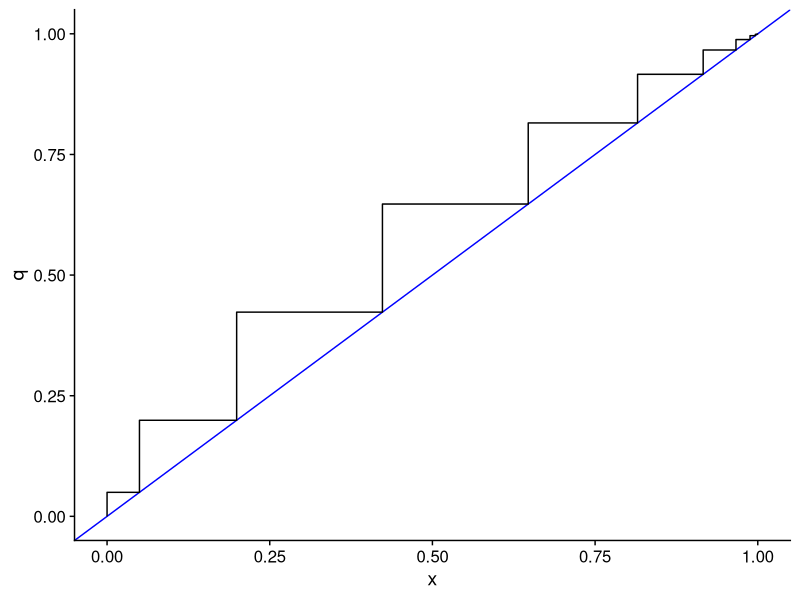
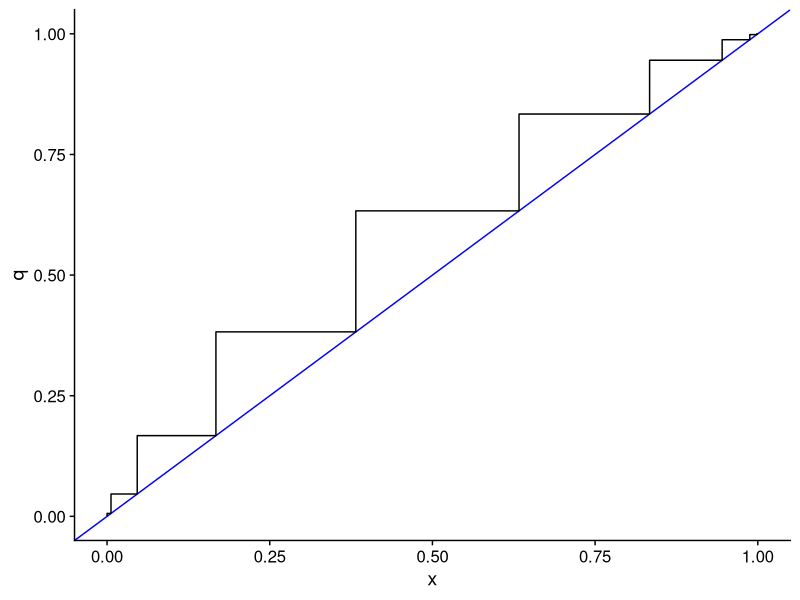
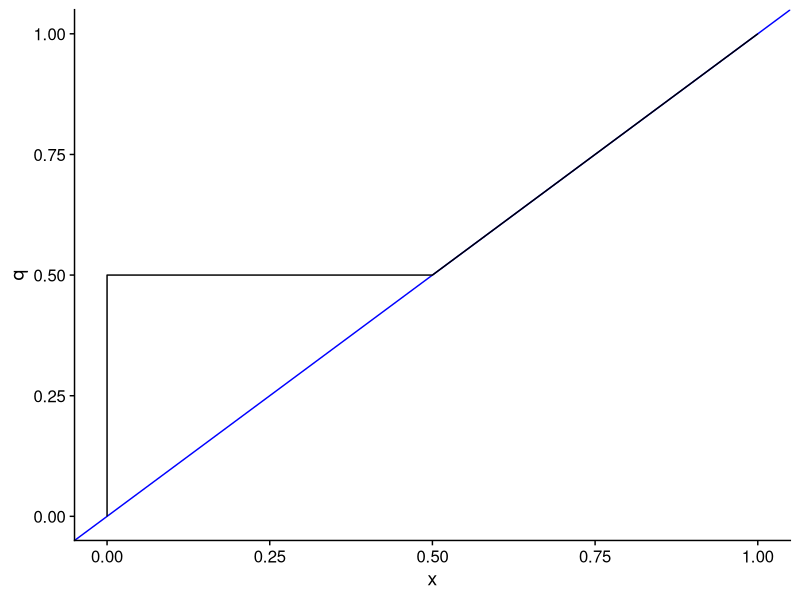
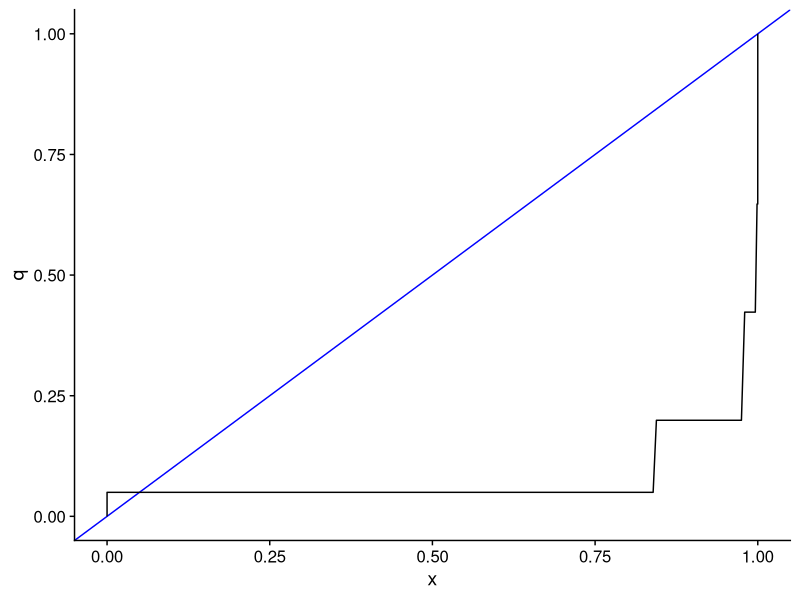
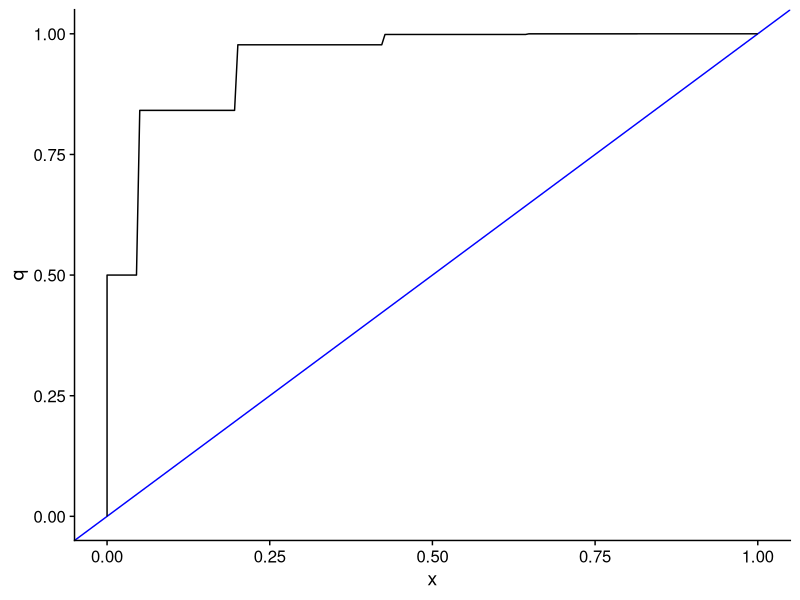
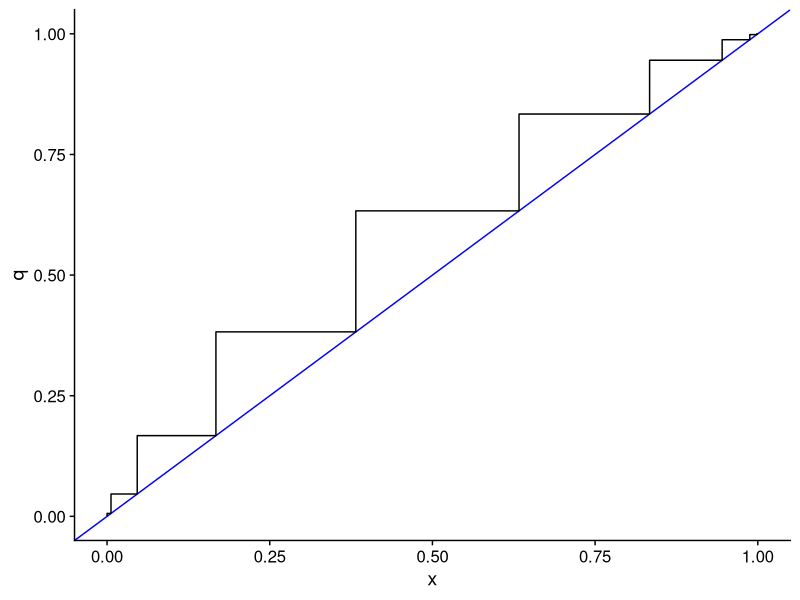
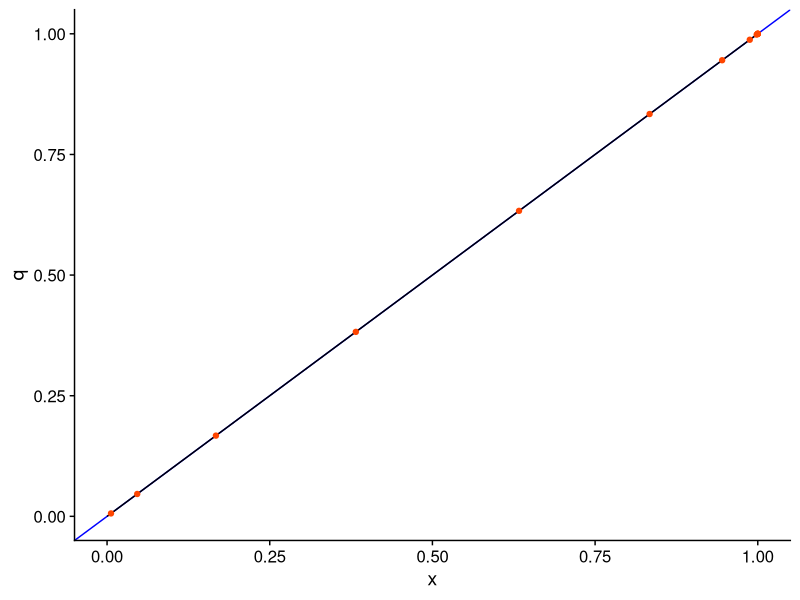
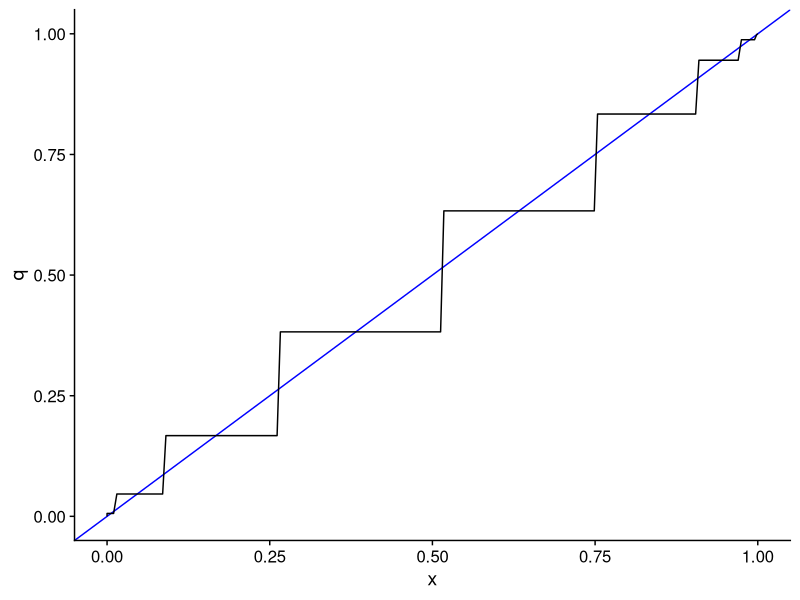

Recreate these plots in R, in order.
## ---- chunk 1
library(tidyverse)
library(cowplot)
theme_set(cowplot::theme_cowplot())
## ---- chunk 2
plot_q <- function(pfunc, qfunc, ensure_vals, ..., p_args = list(), q_args = list()) {
  pfunc_wrap <- function(x) {
    do.call(pfunc, c(list(x), list(...), p_args))
  }
  qfunc_wrap <- function(p) {
    do.call(qfunc, c(list(p), list(...), q_args))
  }
  
  x_base <- pfunc_wrap(ensure_vals)
  df <- data.frame(x = c(seq(0,1, length.out = 200), x_base - 1e-5, x_base, x_base + 1e-5)) %>%
    filter(x >= 0, x <= 1) %>%
    mutate(q = pfunc_wrap(qfunc_wrap(x))) 
  
  df <- rbind(data.frame(x = 0, q = 0),
              df,
              data.frame(x = 1, q = 1))
  
  df %>%
    ggplot(aes(x,q)) +
      geom_abline(intercept = 0, slope = 1, color = "blue") +
      geom_line()
}

plot_q(ppois, qpois, ensure_vals = 0:15,  lambda = 3)

plot_q(pfunc = pbinom, qfunc = qbinom, ensure_vals = 0:10,  size = 10, prob = 0.4)

## ---- chunk 3
# z ~ rnorm(), y = if_else(z <= 0, 0, z)
prelunormal <- function(q) {
  case_when(q < 0 ~ 0,
            q == 0 ~ 0.5,
            q > 0 ~ pnorm(q))
}

qrelunormal <- function(x) {
  case_when(x <= 0.5 ~ 0,
            x > 0.5 ~ qnorm(x))
}

plot_q(pfunc = prelunormal, qfunc = qrelunormal, ensure_vals = 0:10)
## ---- chunk 4
plot_q(pfunc = ppois, qfunc = qrelunormal, ensure_vals = 0:30, p_args = list(lambda = 3))
plot_q(pfunc =prelunormal, qfunc = qpois, ensure_vals = -5:5, q_args = list(lambda = 3))
## ---- chunk 5
plot_q_D <- function(test_dist, true_dist, ensure_vals, ..., test_args = list(), true_args = list()) {
  dist_test_q <- function(x) { 
    qfunc <- get(paste0("q", test_dist))
    do.call(qfunc, c(list(x), list(...), test_args))
  }
  dist_true_q <- function(x) { 
    qfunc <- get(paste0("q", true_dist))
    do.call(qfunc, c(list(x), list(...), true_args))
  }
  
  dist_test_d <- function(x) { 
    dfunc <- get(paste0("d", test_dist))
    do.call(dfunc, c(list(x), list(...), test_args))
  }
  dist_true_d <- function(x) { 
    dfunc <- get(paste0("d", true_dist))
    do.call(dfunc, c(list(x), list(...), true_args))
  }
  
  dist_test_p <- function(x) { 
    pfunc <- get(paste0("p", test_dist))
    do.call(pfunc, c(list(x), list(...), test_args))
  }
  dist_true_p <- function(x) { 
    pfunc <- get(paste0("p", true_dist))
    do.call(pfunc, c(list(x), list(...), true_args))
  }
    
    
  x_base <- unique(dist_test_p(ensure_vals), dist_true_p(ensure_vals))
  df <- data.frame(x = c(seq(0,1, length.out = 200), x_base - 1e-5, x_base, x_base + 1e-5)) %>%
    filter(x >= 0, x <= 1) %>%
    mutate(s = dist_test_q(x),
           #q = dist_true_p(s) - dist_true_d(s) + if_else(dist_test_d(s) > 0, (dist_true_d(s)/dist_test_d(s)) * (x - dist_test_p(s)) , 0) ) %>%
           q = dist_true_p(s) + if_else(dist_test_d(s) > 0, (dist_true_d(s)/dist_test_d(s)) * (x - dist_test_p(s)) , 0) ) %>%
    select(-s)
  
  df <- rbind(data.frame(x = 0, q = 0),
              df,
              data.frame(x = 1, q = 1))
  
  df_points <- df %>% filter(x %in% x_base)
  
  df %>%
    ggplot(aes(x,q)) +
      geom_abline(intercept = 0, slope = 1, color = "blue") +
      geom_line() +
      geom_point(data = df_points, color = "orangered")
}
## ---- chunk 6
plot_q(pbinom, qbinom, ensure_vals = 0:10, size = 10, prob = 0.4)
plot_q_D("binom", "binom", ensure_vals = 0:10, size = 10, prob = 0.4)

## ---- chunk 7
plot_q(pbinom, qbinom, ensure_vals = 0:10, size = 10, p_args = list(prob = 0.4), q_args = list(prob = 0.35))
plot_q_D("binom", "binom", ensure_vals = 0:10, size = 10, test_args = list(prob = 0.3), true_args = list(prob = 0.4))
## ---- chunk 8
plot_q_D("binom", "pois", ensure_vals = 0:10, test_args = list(size = 10, prob = 0.4), true_args = list(lambda = 4))
## ---- chunk 9
sim_phi_solution <- function(first_x, first_val, N_iters) {
  res_x <- numeric(N_iters)
  res_val <- numeric(N_iters)
  cur_x <- first_x
  cur_val <- first_val
  for(i in 1:N_iters) {
    res_x[i] <- cur_x
    res_val[i] <- cur_val
    new_x <- 1 - sqrt(1 - 4*cur_x + 2 * cur_val + cur_x ^ 2)
    cur_val <- 2 * cur_x - cur_val
    cur_x <- new_x
  }
  data.frame(x = res_x, val = res_val, dir = "fwd")
}

# sim_phi_solution_back <- function(first_x, first_val, N_iters) {
#   res_x <- numeric(N_iters)
#   res_val <- numeric(N_iters)
#   cur_x <- first_x
#   cur_val <- first_val
#   for(i in 1:N_iters) {
#     res_x[i] <- cur_x
#     res_val[i] <- cur_val
#     prop_val <- 0.5 * (-1 - cur_val + 4*cur_x)
#     new_x <- 2 - sqrt(4 - 2*prop_val - 2* cur_x + cur_x^2)
#     cur_val <- 2 * cur_x - prop_val
#     cur_x <- new_x
#   }
#   data.frame(x = res_x, val = res_val, dir = "rev")
# }

correct_post <- data.frame(x = seq(0,1, length.out = 200)) %>% mutate(val = 2*x-x^2)

plot_solution <- function(sol) {
  if(length(unique(sol$x) > 3)) {
    quad_geom <- geom_smooth(formula = y ~ x + I(x^2), method = "lm", color = "gray", fullrange = TRUE)
  } else {
    quad_geom <- NULL
  }
  sol %>%
  ggplot(aes(x = x, y = val)) + 
    geom_hline(yintercept = 0, color = "blue") +
    geom_hline(yintercept = 1, color = "blue") +
    geom_vline(xintercept = 0, color = "blue") +
    geom_vline(xintercept = 1, color = "blue") +
    geom_line(data = correct_post, color = "orangered", linetype = "dashed") +
    geom_abline(slope = 1, intercept = 0, color = "green", linetype = "dashed") +
    quad_geom +
    #geom_line() +
    geom_point()
}

## ---- chunk 10
#first_x <- 0.9; first_val <- 2*0.9 - 0.9^2 + 0.009;
#first_x <- 0.95; mix <- 0.9; first_val <- mix * first_x + (1 - mix)*(2*first_x - first_x^2);
#first_val <- 0.3; mix <- 1; first_x <- 2 - mix * sqrt(4 - 2 *first_val) - (1 - mix) * sqrt(3 - 2*first_val)
first_x <- 1/4; first_val <- 1/10;
#sol <- sim_phi_solution(0.5, 2*0.5 - 0.5^2, 5000)
#sol <- sim_phi_solution(0.9, 2*0.9 - 0.9^2, 5000)
sol <- sim_phi_solution(first_x,first_val, 5000)
sol
# sol_back <- sim_phi_solution_back(first_x,first_val, 5000)
# sol_back

# rbind(sol, sol_back) %>%
plot_solution(sol)
